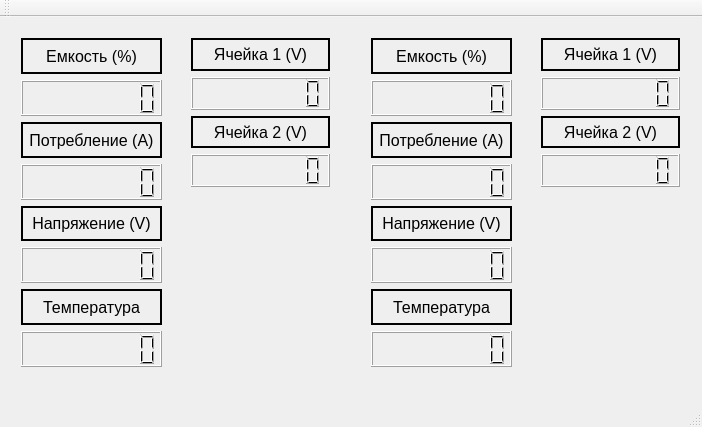
<?xml version="1.0" encoding="UTF-8"?>
<ui version="4.0">
 <class>MainWindow</class>
 <widget class="QMainWindow" name="MainWindow">
  <property name="geometry">
   <rect>
    <x>0</x>
    <y>0</y>
    <width>702</width>
    <height>427</height>
   </rect>
  </property>
  <property name="windowTitle">
   <string>MainWindow</string>
  </property>
  <widget class="QWidget" name="centralWidget">
   <widget class="QWidget" name="verticalLayoutWidget">
    <property name="geometry">
     <rect>
      <x>10</x>
      <y>10</y>
      <width>163</width>
      <height>351</height>
     </rect>
    </property>
    <layout class="QVBoxLayout" name="verticalLayout">
     <item>
      <widget class="QLabel" name="Capacity">
       <property name="enabled">
        <bool>true</bool>
       </property>
       <property name="sizePolicy">
        <sizepolicy hsizetype="Preferred" vsizetype="Preferred">
         <horstretch>0</horstretch>
         <verstretch>0</verstretch>
        </sizepolicy>
       </property>
       <property name="font">
        <font>
         <pointsize>12</pointsize>
        </font>
       </property>
       <property name="locale">
        <locale language="English" country="UnitedStates"/>
       </property>
       <property name="frameShape">
        <enum>QFrame::WinPanel</enum>
       </property>
       <property name="text">
        <string>Емкость (%)</string>
       </property>
       <property name="alignment">
        <set>Qt::AlignCenter</set>
       </property>
      </widget>
     </item>
     <item>
      <widget class="QLCDNumber" name="LCD_CAPACITY_L">
       <property name="digitCount">
        <number>8</number>
       </property>
      </widget>
     </item>
     <item>
      <widget class="QLabel" name="Voltage">
       <property name="font">
        <font>
         <pointsize>12</pointsize>
        </font>
       </property>
       <property name="locale">
        <locale language="English" country="UnitedStates"/>
       </property>
       <property name="frameShape">
        <enum>QFrame::WinPanel</enum>
       </property>
       <property name="text">
        <string>Потребление (A)</string>
       </property>
       <property name="alignment">
        <set>Qt::AlignCenter</set>
       </property>
      </widget>
     </item>
     <item>
      <widget class="QLCDNumber" name="LCD_VOLTAGE_L">
       <property name="digitCount">
        <number>8</number>
       </property>
      </widget>
     </item>
     <item>
      <widget class="QLabel" name="Current">
       <property name="font">
        <font>
         <pointsize>12</pointsize>
        </font>
       </property>
       <property name="locale">
        <locale language="English" country="UnitedStates"/>
       </property>
       <property name="frameShape">
        <enum>QFrame::WinPanel</enum>
       </property>
       <property name="text">
        <string>Напряжение (V)</string>
       </property>
       <property name="alignment">
        <set>Qt::AlignCenter</set>
       </property>
      </widget>
     </item>
     <item>
      <widget class="QLCDNumber" name="LCD_CURRENT_L">
       <property name="digitCount">
        <number>8</number>
       </property>
      </widget>
     </item>
     <item>
      <widget class="QLabel" name="Temperature">
       <property name="font">
        <font>
         <pointsize>12</pointsize>
        </font>
       </property>
       <property name="locale">
        <locale language="English" country="UnitedStates"/>
       </property>
       <property name="frameShape">
        <enum>QFrame::WinPanel</enum>
       </property>
       <property name="text">
        <string>Температура</string>
       </property>
       <property name="alignment">
        <set>Qt::AlignCenter</set>
       </property>
      </widget>
     </item>
     <item>
      <widget class="QLCDNumber" name="LCD_TEMPERATURE_L">
       <property name="digitCount">
        <number>8</number>
       </property>
      </widget>
     </item>
    </layout>
   </widget>
   <widget class="QWidget" name="verticalLayoutWidget_2">
    <property name="geometry">
     <rect>
      <x>360</x>
      <y>10</y>
      <width>163</width>
      <height>351</height>
     </rect>
    </property>
    <layout class="QVBoxLayout" name="verticalLayout_2">
     <item>
      <widget class="QLabel" name="Capacity_2">
       <property name="enabled">
        <bool>true</bool>
       </property>
       <property name="sizePolicy">
        <sizepolicy hsizetype="Preferred" vsizetype="Preferred">
         <horstretch>0</horstretch>
         <verstretch>0</verstretch>
        </sizepolicy>
       </property>
       <property name="font">
        <font>
         <pointsize>12</pointsize>
        </font>
       </property>
       <property name="locale">
        <locale language="English" country="UnitedStates"/>
       </property>
       <property name="frameShape">
        <enum>QFrame::WinPanel</enum>
       </property>
       <property name="text">
        <string>Емкость (%)</string>
       </property>
       <property name="alignment">
        <set>Qt::AlignCenter</set>
       </property>
      </widget>
     </item>
     <item>
      <widget class="QLCDNumber" name="LCD_CAPACITY_R">
       <property name="digitCount">
        <number>8</number>
       </property>
      </widget>
     </item>
     <item>
      <widget class="QLabel" name="Voltage_2">
       <property name="font">
        <font>
         <pointsize>12</pointsize>
        </font>
       </property>
       <property name="locale">
        <locale language="English" country="UnitedStates"/>
       </property>
       <property name="frameShape">
        <enum>QFrame::WinPanel</enum>
       </property>
       <property name="text">
        <string>Потребление (A)</string>
       </property>
       <property name="alignment">
        <set>Qt::AlignCenter</set>
       </property>
      </widget>
     </item>
     <item>
      <widget class="QLCDNumber" name="LCD_VOLTAGE_R">
       <property name="digitCount">
        <number>8</number>
       </property>
      </widget>
     </item>
     <item>
      <widget class="QLabel" name="Current_2">
       <property name="font">
        <font>
         <pointsize>12</pointsize>
        </font>
       </property>
       <property name="locale">
        <locale language="English" country="UnitedStates"/>
       </property>
       <property name="frameShape">
        <enum>QFrame::WinPanel</enum>
       </property>
       <property name="text">
        <string>Напряжение (V)</string>
       </property>
       <property name="alignment">
        <set>Qt::AlignCenter</set>
       </property>
      </widget>
     </item>
     <item>
      <widget class="QLCDNumber" name="LCD_CURRENT_R">
       <property name="digitCount">
        <number>8</number>
       </property>
      </widget>
     </item>
     <item>
      <widget class="QLabel" name="Temperature_2">
       <property name="font">
        <font>
         <pointsize>12</pointsize>
        </font>
       </property>
       <property name="locale">
        <locale language="English" country="UnitedStates"/>
       </property>
       <property name="frameShape">
        <enum>QFrame::WinPanel</enum>
       </property>
       <property name="text">
        <string>Температура</string>
       </property>
       <property name="alignment">
        <set>Qt::AlignCenter</set>
       </property>
      </widget>
     </item>
     <item>
      <widget class="QLCDNumber" name="LCD_TEMPERATURE_R">
       <property name="digitCount">
        <number>8</number>
       </property>
      </widget>
     </item>
    </layout>
   </widget>
   <widget class="QWidget" name="verticalLayoutWidget_3">
    <property name="geometry">
     <rect>
      <x>180</x>
      <y>10</y>
      <width>161</width>
      <height>171</height>
     </rect>
    </property>
    <layout class="QVBoxLayout" name="verticalLayout_3">
     <item>
      <widget class="QLabel" name="CELL_L_1">
       <property name="enabled">
        <bool>true</bool>
       </property>
       <property name="sizePolicy">
        <sizepolicy hsizetype="Preferred" vsizetype="Preferred">
         <horstretch>0</horstretch>
         <verstretch>0</verstretch>
        </sizepolicy>
       </property>
       <property name="font">
        <font>
         <pointsize>12</pointsize>
        </font>
       </property>
       <property name="locale">
        <locale language="English" country="UnitedStates"/>
       </property>
       <property name="frameShape">
        <enum>QFrame::WinPanel</enum>
       </property>
       <property name="text">
        <string>Ячейка 1 (V)</string>
       </property>
       <property name="alignment">
        <set>Qt::AlignCenter</set>
       </property>
      </widget>
     </item>
     <item>
      <widget class="QLCDNumber" name="LCD_CELL_L_1">
       <property name="digitCount">
        <number>8</number>
       </property>
      </widget>
     </item>
     <item>
      <widget class="QLabel" name="CELL_L_2">
       <property name="font">
        <font>
         <pointsize>12</pointsize>
        </font>
       </property>
       <property name="locale">
        <locale language="English" country="UnitedStates"/>
       </property>
       <property name="frameShape">
        <enum>QFrame::WinPanel</enum>
       </property>
       <property name="text">
        <string>Ячейка 2 (V)</string>
       </property>
       <property name="alignment">
        <set>Qt::AlignCenter</set>
       </property>
      </widget>
     </item>
     <item>
      <widget class="QLCDNumber" name="LCD_CELL_L_2">
       <property name="digitCount">
        <number>8</number>
       </property>
      </widget>
     </item>
    </layout>
   </widget>
   <widget class="QWidget" name="verticalLayoutWidget_4">
    <property name="geometry">
     <rect>
      <x>530</x>
      <y>10</y>
      <width>161</width>
      <height>171</height>
     </rect>
    </property>
    <layout class="QVBoxLayout" name="verticalLayout_4">
     <item>
      <widget class="QLabel" name="CELL_R_1">
       <property name="enabled">
        <bool>true</bool>
       </property>
       <property name="sizePolicy">
        <sizepolicy hsizetype="Preferred" vsizetype="Preferred">
         <horstretch>0</horstretch>
         <verstretch>0</verstretch>
        </sizepolicy>
       </property>
       <property name="font">
        <font>
         <pointsize>12</pointsize>
        </font>
       </property>
       <property name="locale">
        <locale language="English" country="UnitedStates"/>
       </property>
       <property name="frameShape">
        <enum>QFrame::WinPanel</enum>
       </property>
       <property name="text">
        <string>Ячейка 1 (V)</string>
       </property>
       <property name="alignment">
        <set>Qt::AlignCenter</set>
       </property>
      </widget>
     </item>
     <item>
      <widget class="QLCDNumber" name="LCD_CELL_R_1">
       <property name="digitCount">
        <number>8</number>
       </property>
      </widget>
     </item>
     <item>
      <widget class="QLabel" name="CELL_R_2">
       <property name="font">
        <font>
         <pointsize>12</pointsize>
        </font>
       </property>
       <property name="locale">
        <locale language="English" country="UnitedStates"/>
       </property>
       <property name="frameShape">
        <enum>QFrame::WinPanel</enum>
       </property>
       <property name="text">
        <string>Ячейка 2 (V)</string>
       </property>
       <property name="alignment">
        <set>Qt::AlignCenter</set>
       </property>
      </widget>
     </item>
     <item>
      <widget class="QLCDNumber" name="LCD_CELL_R_2">
       <property name="digitCount">
        <number>8</number>
       </property>
      </widget>
     </item>
    </layout>
   </widget>
  </widget>
  <widget class="QMenuBar" name="menuBar">
   <property name="enabled">
    <bool>false</bool>
   </property>
   <property name="geometry">
    <rect>
     <x>0</x>
     <y>0</y>
     <width>702</width>
     <height>27</height>
    </rect>
   </property>
  </widget>
  <widget class="QToolBar" name="mainToolBar">
   <property name="enabled">
    <bool>false</bool>
   </property>
   <attribute name="toolBarArea">
    <enum>TopToolBarArea</enum>
   </attribute>
   <attribute name="toolBarBreak">
    <bool>false</bool>
   </attribute>
  </widget>
  <widget class="QStatusBar" name="statusBar">
   <property name="enabled">
    <bool>false</bool>
   </property>
  </widget>
 </widget>
 <layoutdefault spacing="6" margin="11"/>
 <resources/>
 <connections/>
</ui>
